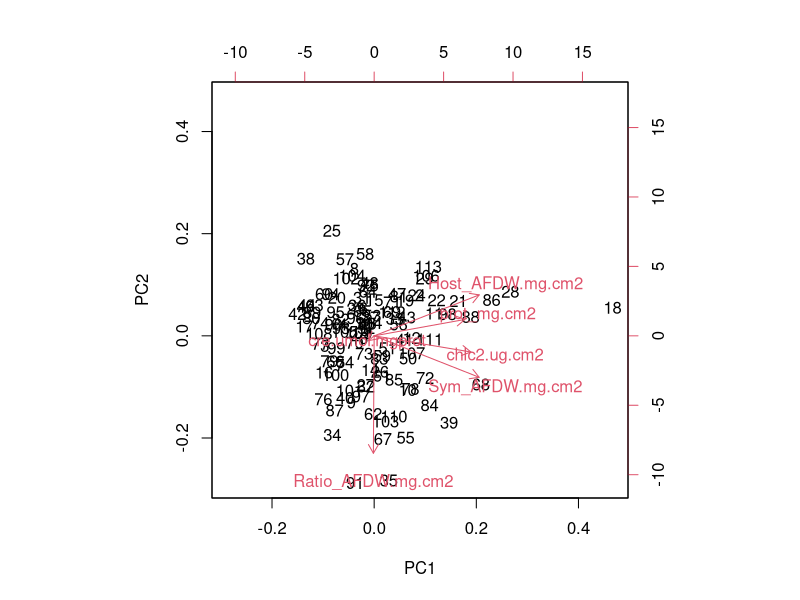
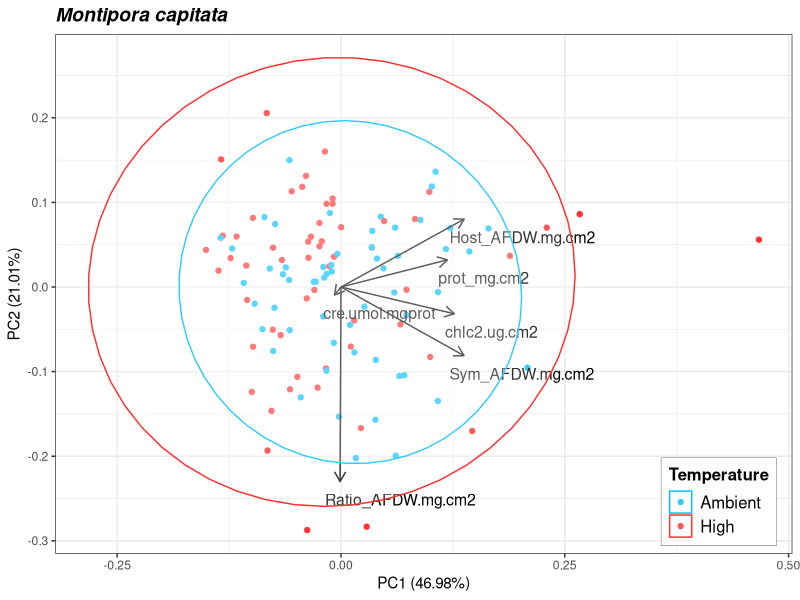
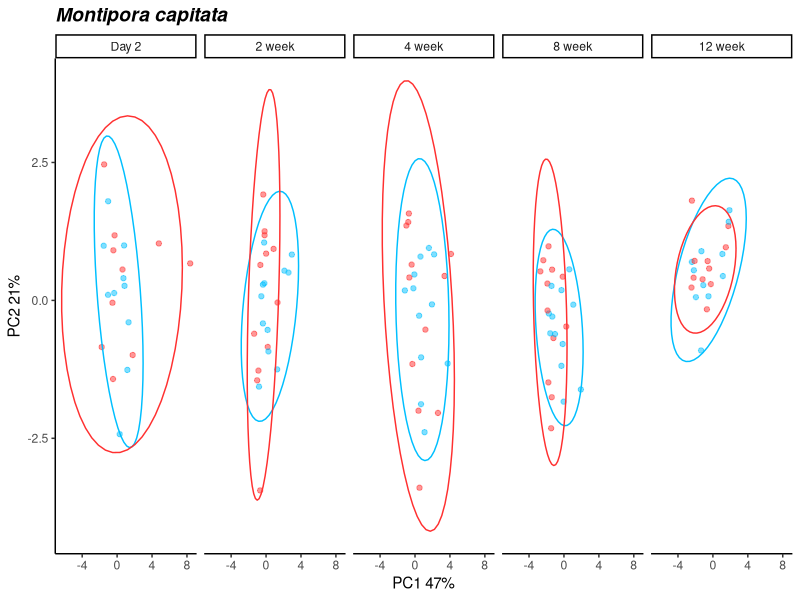
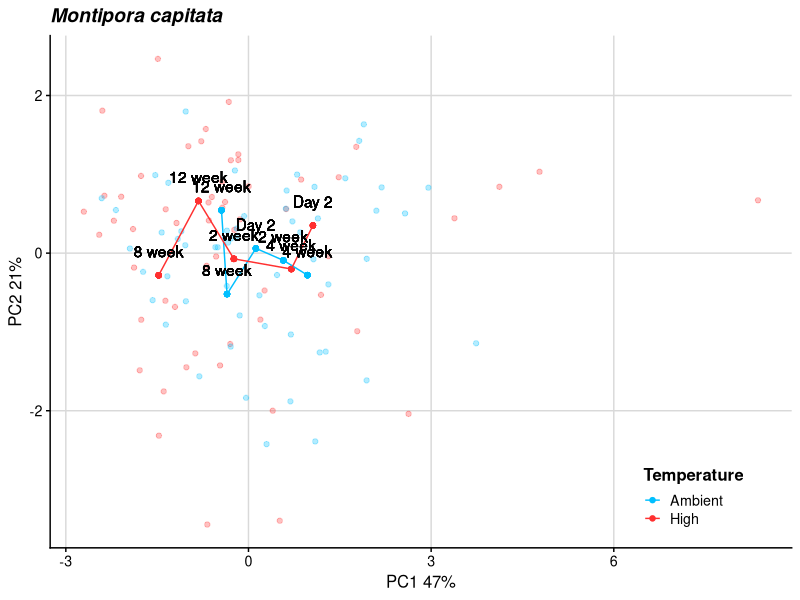
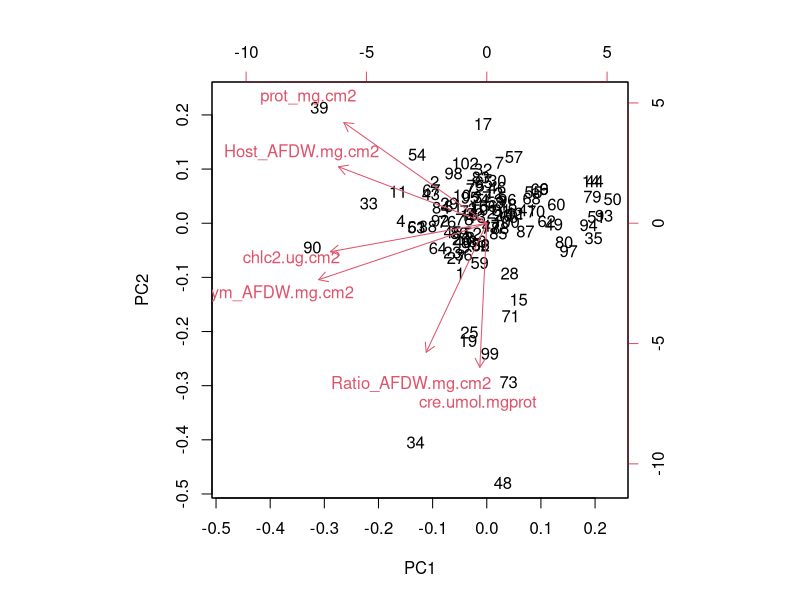
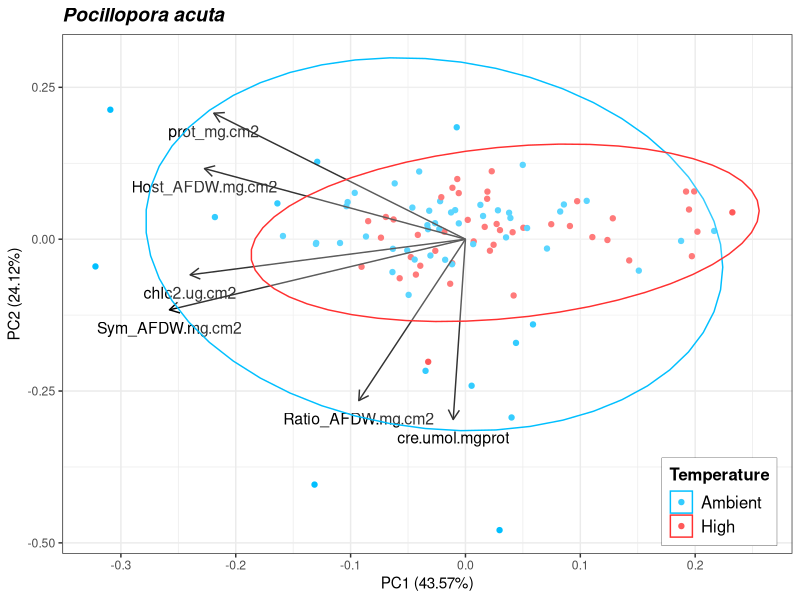
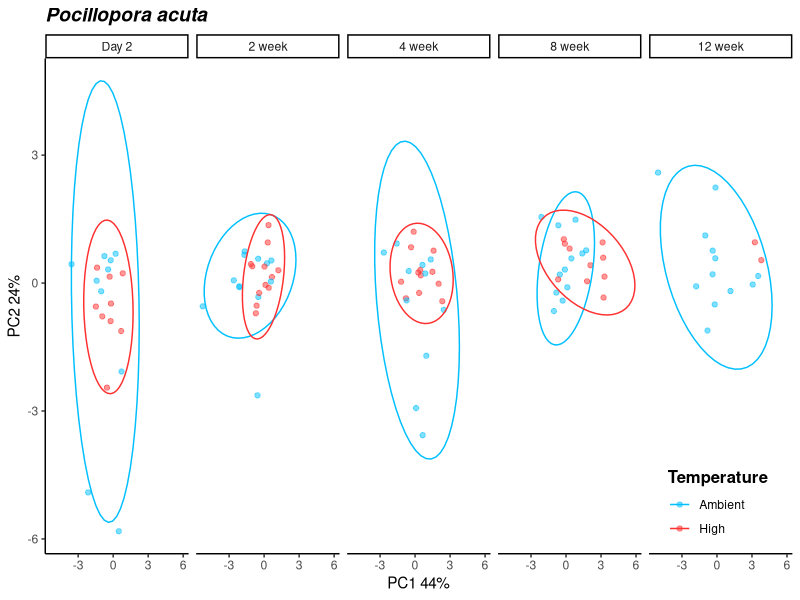
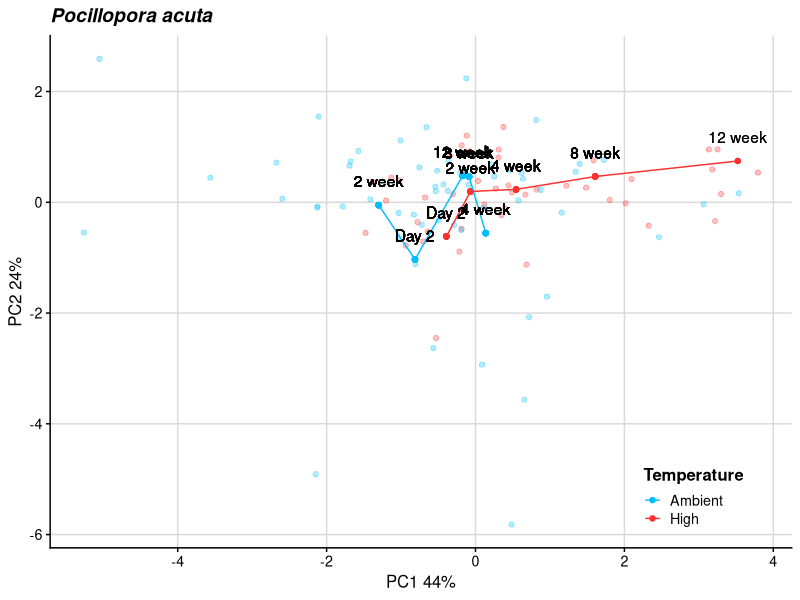

Recreate these plots in R, in order. (Note: this script raises an error after producing the figures.)
# set working directory and load necessary packages
library(vegan)
library(tidyverse)
library(reshape2)
#library(ggbiplot)
library(broom)  # devtools::install_github("tidymodels/broom")
library(cowplot)
library(ggpubr)
library(ggfortify)
library(ggrepel)
library(gridExtra)

# set seed
set.seed(54321)

# import data
data <- read.csv("Output/results_physiology.csv") %>% #read in file
  select(-Pnet_umol.cm2.hr, -Rdark_umol.cm2.hr, -Pgross_umol.cm2.hr, -chla.ug.cm2) %>% na.omit() %>%
  filter(Timepoint=="Day 2"| Timepoint== "2 week"| Timepoint== "4 week" | Timepoint== "8 week" | Timepoint== "12 week")
data$Timepoint <- factor(data$Timepoint, levels = c("Day 2", "2 week", "4 week", "8 week", "12 week"))

cols <- c("lightblue", "red")

unique(data$Phase) # checking that all three phases are present

M.data <- data %>% filter(Species=="Mcapitata") %>% select(c(10:15))
P.data <- data %>% filter(Species=="Pacuta") %>% select(c(10:15))

#Identify Factors 
Mcap.info <- data %>% filter(Species=="Mcapitata") %>% select(c(1:9,16))
Pact.info <-  data %>% filter(Species=="Pacuta") %>% select(c(1:9,16))

#Scale and center datasets
Mcap.data.scaled <- scale(M.data, center = T, scale = T) # scaled variables
Pact.data.scaled <- scale(P.data, center = T, scale = T) # scaled variables

### Mcap
#PCA
Mcap.pca.out <- prcomp(Mcap.data.scaled, center=FALSE, scale=FALSE) #run PCA
M.summary <- summary(Mcap.pca.out); M.summary #view results
biplot(Mcap.pca.out) #plot results

# PERMANOVA
Mcap.mod <- adonis2(Mcap.data.scaled ~ Temperature * CO2 * Timepoint, data = Mcap.info, method = "euclidian"); Mcap.mod # PERMANOVA


## Biplot 
Mcap.biplot <- autoplot(Mcap.pca.out, data = Mcap.info, colour = 'Temperature', 
                       loadings = TRUE, loadings.colour = 'black', frame=TRUE, frame.type = 'norm',
                       loadings.label = TRUE, loadings.label.size = 4, loadings.label.colour = 'black', repel=TRUE,
                       loadings.label.vjust=2, loadings.label.hjust=0.1) +
  scale_color_manual(values = c("deepskyblue", "firebrick1")) + scale_fill_manual(values = c("white", "white")) +
  theme_bw() + ggtitle("Montipora capitata") + 
  theme(plot.title = element_text(face = 'bold.italic', size = 14, hjust = 0)) + 
  theme(legend.title = element_text(size=12, face="bold")) + 
  theme(legend.text = element_text(size=12)) +
  theme(legend.position = c(0.9, 0.1)) + 
  theme(legend.background = element_rect(size=0.1, linetype="solid", colour ="black")); Mcap.biplot

ggsave(file="Output/Final_Figures/CSP-PCA-Mcap.png", Mcap.biplot, width = 6, height = 5, units = c("in"))

# Mcap.pca.out %>%
#   augment(M.data) %>% # add original dataset back in
#   ggplot(aes(.fittedPC1, .fittedPC2, color = Temperature)) + 
#   geom_point(size = 1.5) +
#   theme_half_open(12) + background_grid()+
#   stat_ellipse() +
#   facet_grid(cols=vars(Phase))+
#   xlab("PC1 48%") + ylab("PC2 18%")

Mcapitata.plot <- Mcap.pca.out %>%
  augment(Mcap.info) %>% # add original dataset back in
  ggplot(aes(.fittedPC1, .fittedPC2, color = Temperature)) + 
  geom_point(size = 1.5, alpha=0.5) +
  theme_half_open(12) + background_grid()+
  stat_ellipse() +
  theme_classic() +
  ggtitle("Montipora capitata") + 
  facet_grid(cols=vars(Timepoint)) +
  theme(plot.title = element_text(face = 'bold.italic', size = 14, hjust = 0)) +
  theme(legend.title = element_text(size=12, face="bold"), legend.position = "none") +
  scale_color_manual(values = c("deepskyblue", "firebrick1"), aesthetics = c("colour")) +
  xlab("PC1 47%") + ylab("PC2 21%"); Mcapitata.plot 

ggsave(file="Output/Final_Figures/CSP-5TP-Mcap.png", Mcapitata.plot, width = 6, height = 5, units = c("in"))

Mcapitata.all <- Mcap.pca.out %>%
  augment(Mcap.info) %>% # add original dataset back in
  group_by(Timepoint, Temperature) %>%
  mutate(PC1.mean = mean(.fittedPC1),
         PC2.mean = mean(.fittedPC2))

Mcapitata.all.fig <- ggplot(Mcapitata.all, aes(.fittedPC1, .fittedPC2, color = Temperature)) + 
  geom_point(size = 1.5, alpha=0.3) +
  geom_point(aes(x=PC1.mean, y=PC2.mean)) +
  geom_line(aes(x=PC1.mean, y=PC2.mean)) +
  geom_text(aes(PC1.mean, PC2.mean, label=Timepoint), vjust=-1.5, color="black") +
  theme_half_open(12) + background_grid() +
  ggtitle("Montipora capitata") + 
  theme(legend.position = c(0.8, 0.1)) +
  theme(plot.title = element_text(face = 'bold.italic', size = 14, hjust = 0)) +
  theme(legend.title = element_text(size=12, face="bold")) +
  scale_color_manual(values = c("deepskyblue", "firebrick1"), aesthetics = c("colour")) +
  xlab("PC1 47%") + ylab("PC2 21%"); Mcapitata.all.fig 

ggsave(file="Output/Final_Figures/CSP-all-Mcap.png", Mcapitata.all.fig, width = 6, height = 5, units = c("in"))

### Pact
#PCA
Pact.pca.out <- prcomp(Pact.data.scaled, center=FALSE, scale=FALSE) #run PCA
P.summary <- summary(Pact.pca.out); P.summary #view results
biplot(Pact.pca.out) #plot results

# PERMANOVA
Pact.mod <- adonis2(Pact.data.scaled ~ Temperature * CO2 * Timepoint, data = Pact.info, method = "euclidian"); Pact.mod # PERMANOVA

## Biplot 
Pacuta.biplot <- autoplot(Pact.pca.out, data = Pact.info, colour = 'Temperature', 
                        loadings = TRUE, loadings.colour = 'black', frame=TRUE, frame.type = 'norm',
                        loadings.label = TRUE, loadings.label.size = 4, loadings.label.colour = 'black', repel=TRUE,
                        loadings.label.vjust = 2) +
  scale_color_manual(values = c("deepskyblue", "firebrick1")) + scale_fill_manual(values = c("white", "white")) +
  theme_bw() + ggtitle("Pocillopora acuta") + 
  theme(plot.title = element_text(face = 'bold.italic', size = 14, hjust = 0)) + 
  theme(legend.title = element_text(size=12, face="bold")) + 
  theme(legend.text = element_text(size=12)) +
  theme(legend.position = c(0.9, 0.1)) + 
  theme(legend.background = element_rect(size=0.1, linetype="solid", colour ="black")); Pacuta.biplot

ggsave(file="Output/Final_Figures/CSP-PCA-Pacuta.png", Pacuta.biplot, width = 6, height = 5, units = c("in"))

Biplots <- arrangeGrob(Mcap.biplot, Pacuta.biplot, ncol = 2)
ggsave(file="Output/Final_Figures/CSP-PCAs.png", Biplots, width = 12, height = 5, units = c("in"))

# Pact.pca.out %>%
#   augment(P.data) %>% # add original dataset back in
#   ggplot(aes(.fittedPC1, .fittedPC2, color = Temperature)) + 
#   geom_point(size = 1.5) +
#   theme_half_open(12) + background_grid()+
#   stat_ellipse() +
#   facet_grid(cols=vars(Phase))+
#   xlab("PC1 45%") + ylab("PC2 21%")

Pacuta.plot <- Pact.pca.out %>%
  augment(Pact.info) %>% # add original dataset back in
  ggplot(aes(.fittedPC1, .fittedPC2, color = Temperature)) + 
  geom_point(size = 1.5, alpha=0.5) +
  theme_half_open(12) + background_grid()+
  stat_ellipse() +
  theme_classic() +
  ggtitle("Pocillopora acuta") + 
  facet_grid(cols=vars(Timepoint)) +
  theme(legend.position = c(0.9, 0.1)) +
  theme(plot.title = element_text(face = 'bold.italic', size = 14, hjust = 0)) +
  theme(legend.title = element_text(size=12, face="bold")) +
  scale_color_manual(values = c("deepskyblue", "firebrick1"), aesthetics = c("colour")) +
  xlab("PC1 44%") + ylab("PC2 24%"); Pacuta.plot 

ggsave(file="Output/Final_Figures/CSP-5TP-Pact.png", Pacuta.plot, width = 6, height = 5, units = c("in"))

Five.TP <- arrangeGrob(Mcapitata.plot, Pacuta.plot, ncol=2)
ggsave(file="Output/Final_Figures/CSP-5TP.png", Five.TP, width = 12, height = 6, units = c("in"))


Pact.all <- Pact.pca.out %>%
  augment(Pact.info) %>% # add original dataset back in
  group_by(Timepoint, Temperature) %>%
  mutate(PC1.mean = mean(.fittedPC1),
         PC2.mean = mean(.fittedPC2))
  
Pact.all.fig <- ggplot(Pact.all, aes(.fittedPC1, .fittedPC2, color = Temperature)) + 
  geom_point(size = 1.5, alpha=0.3) +
  geom_point(aes(x=PC1.mean, y=PC2.mean)) +
  geom_line(aes(x=PC1.mean, y=PC2.mean)) +
  geom_text(aes(PC1.mean, PC2.mean, label=Timepoint), vjust=-1.5, color="black") +
  theme_half_open(12) + background_grid() +
  ggtitle("Pocillopora acuta") + 
  theme(legend.position = c(0.8, 0.1)) +
  theme(plot.title = element_text(face = 'bold.italic', size = 14, hjust = 0)) +
  theme(legend.title = element_text(size=12, face="bold")) +
  scale_color_manual(values = c("deepskyblue", "firebrick1"), aesthetics = c("colour")) +
  xlab("PC1 44%") + ylab("PC2 24%"); Pact.all.fig 

ggsave(file="Output/Final_Figures/CSP-all-Pact.png", Pact.all.fig, width = 6, height = 5, units = c("in"))

All <- arrangeGrob(Mcapitata.all.fig, Pact.all.fig, ncol=2)
ggsave(file="Output/Final_Figures/CSP-all.png", All, width = 12, height = 6, units = c("in"))


multi.page <- ggarrange(Mcapitata.plot, Pacuta.plot, Mcapitata.plot.all, Pacuta.plot.all,
                        nrow = 2, ncol = 2)

ggexport(multi.page, filename = "Output/multi.page.ggplot2.pdf")


## 4 panel figure 
## Timeseries, general PCA, bleaching score, survfit plot 


four <- arrangeGrob(Biplots, ncol=1)
ggsave(file="Output/Final_Figures/CSP-4panel.png", four, width = 12, height = 5, units = c("in"))
